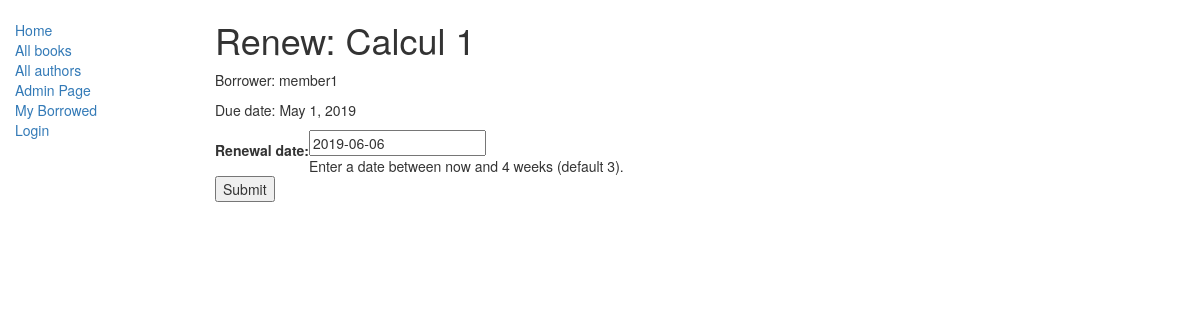
The app's page /catalog/book/5aa1ee4f8d064791817d24ff478af3f5/renew/ with its own data.
### catalog/models.py (models this page shows, shortened)
class BookInstance(models.Model):
    id = models.UUIDField(primary_key=True, default=uuid.uuid4, help_text="Unique ID for this particular book across whole library")
    book = models.ForeignKey('Book', on_delete=models.SET_NULL, null=True)
    imprint = models.CharField(max_length=200)
    due_back = models.DateField(null=True, blank=True)
    LOAN_STATUS = (
        ('m', 'Maintenance'),
        ('o', 'On loan'),
        ('a', 'Available'),
        ('r', 'Reserved'),
    )
    status = models.CharField(max_length=1, choices=LOAN_STATUS, blank=True, default='m', help_text='Book availability')
    borrower = models.ForeignKey(User, on_delete=models.SET_NULL, null=True, blank=True)
    class Meta:
        ordering = ["due_back"]

class Book(models.Model):
    title = models.CharField(max_length=200)
    author = models.ForeignKey('Author', on_delete=models.SET_NULL, null=True)
    summary = models.TextField(max_length=1000, help_text="Enter a brief description of the book")
    isbn = models.CharField('ISBN',max_length=13, help_text='13 Character <a href="https://www.isbn-international.org/content/what-isbn">ISBN number</a>')
    genre = models.ManyToManyField(Genre, help_text="Select a genre for this book")
    def display_genre(self):
        """
        Creates a string for the Genre. This is required to display genre in Admin.
        """
        return ', '.join([ genre.name for genre in self.genre.all()[:3] ])
    display_genre.short_description = 'Genre'

### catalog/views.py (the view)
# urls.py: url(r'^book/(?P<pk>[-\w]+)/renew/$', views.renew_book_librarian, name='renew-book-librarian'),
def renew_book_librarian(request, pk):
    book_inst=get_object_or_404(models.BookInstance, pk = pk)
    if request.method == 'POST':
        form = RenewBookForm(request.POST)
        if form.is_valid():
            book_inst.due_back = form.cleaned_data['renewal_date']
            book_inst.save()
            return HttpResponseRedirect(reverse('catalog:my-borrowed') )
    else:
        proposed_renewal_date = datetime.date.today() + datetime.timedelta(weeks=3)
        form = RenewBookForm(initial={'renewal_date': proposed_renewal_date,})
    return render(request, 'catalog/book_renew_librarian.html', {'form': form, 'bookinst':book_inst})

### catalog/forms.py (shortened to what this page needs)
class RenewBookForm(forms.Form):
    renewal_date = forms.DateField(help_text="Enter a date between now and 4 weeks (default 3).")

### catalog/templates/catalog/book_renew_librarian.html (shortened to what this page needs)
{% extends "catalog/base_generic.html" %}
{% block content %}
    <h1>Renew: {{bookinst.book.title}}</h1>
    <p>Borrower: {{bookinst.borrower}}</p>
    <p{% if bookinst.is_overdue %} class="text-danger"{% endif %}>Due date: {{bookinst.due_back}}</p>
    <form action="" method="post">
        <table>
        {{ form }}
        </table>
        <input type="submit" value="Submit" />
    </form>
{% endblock %}

### records on screen
BookInstance: book "Calcul 1", borrower "member1", due_back "May 1, 2019"
